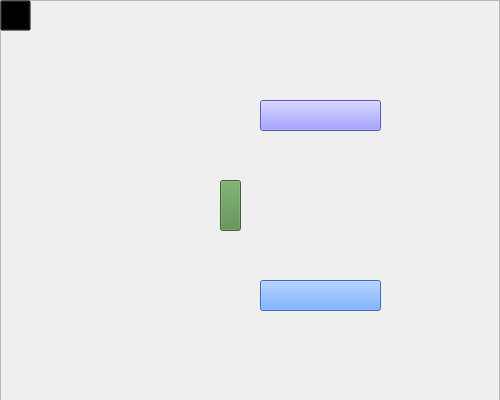
<?xml version="1.0" encoding="UTF-8"?>
<ui version="4.0">
 <class>f4_plan</class>
 <widget class="QWidget" name="f4_plan">
  <property name="geometry">
   <rect>
    <x>0</x>
    <y>0</y>
    <width>500</width>
    <height>400</height>
   </rect>
  </property>
  <property name="windowTitle">
   <string>Form</string>
  </property>
  <widget class="QFrame" name="frame">
   <property name="geometry">
    <rect>
     <x>0</x>
     <y>0</y>
     <width>500</width>
     <height>401</height>
    </rect>
   </property>
   <property name="styleSheet">
    <string notr="true">QFrame#frame{
	border-image: url(:/new/seats/f4_plan.jpg);
}</string>
   </property>
   <property name="frameShape">
    <enum>QFrame::StyledPanel</enum>
   </property>
   <property name="frameShadow">
    <enum>QFrame::Raised</enum>
   </property>
   <widget class="QPushButton" name="f4_1Button">
    <property name="geometry">
     <rect>
      <x>220</x>
      <y>180</y>
      <width>21</width>
      <height>51</height>
     </rect>
    </property>
    <property name="styleSheet">
     <string notr="true">background-color: rgba(83, 136, 71, 252);</string>
    </property>
    <property name="text">
     <string/>
    </property>
   </widget>
   <widget class="QPushButton" name="f4_2Button">
    <property name="geometry">
     <rect>
      <x>260</x>
      <y>100</y>
      <width>121</width>
      <height>31</height>
     </rect>
    </property>
    <property name="styleSheet">
     <string notr="true">background-color: rgb(126, 126, 255);</string>
    </property>
    <property name="text">
     <string/>
    </property>
   </widget>
   <widget class="QPushButton" name="f443Button">
    <property name="geometry">
     <rect>
      <x>260</x>
      <y>280</y>
      <width>121</width>
      <height>31</height>
     </rect>
    </property>
    <property name="styleSheet">
     <string notr="true">background-color: rgba(76, 145, 255, 250);</string>
    </property>
    <property name="text">
     <string/>
    </property>
   </widget>
   <widget class="QPushButton" name="backButton">
    <property name="geometry">
     <rect>
      <x>0</x>
      <y>0</y>
      <width>31</width>
      <height>31</height>
     </rect>
    </property>
    <property name="styleSheet">
     <string notr="true">border-image: url(:/new/prefix1/back.png);
background-color: transparent;</string>
    </property>
    <property name="text">
     <string/>
    </property>
   </widget>
  </widget>
 </widget>
 <resources/>
 <connections/>
</ui>
